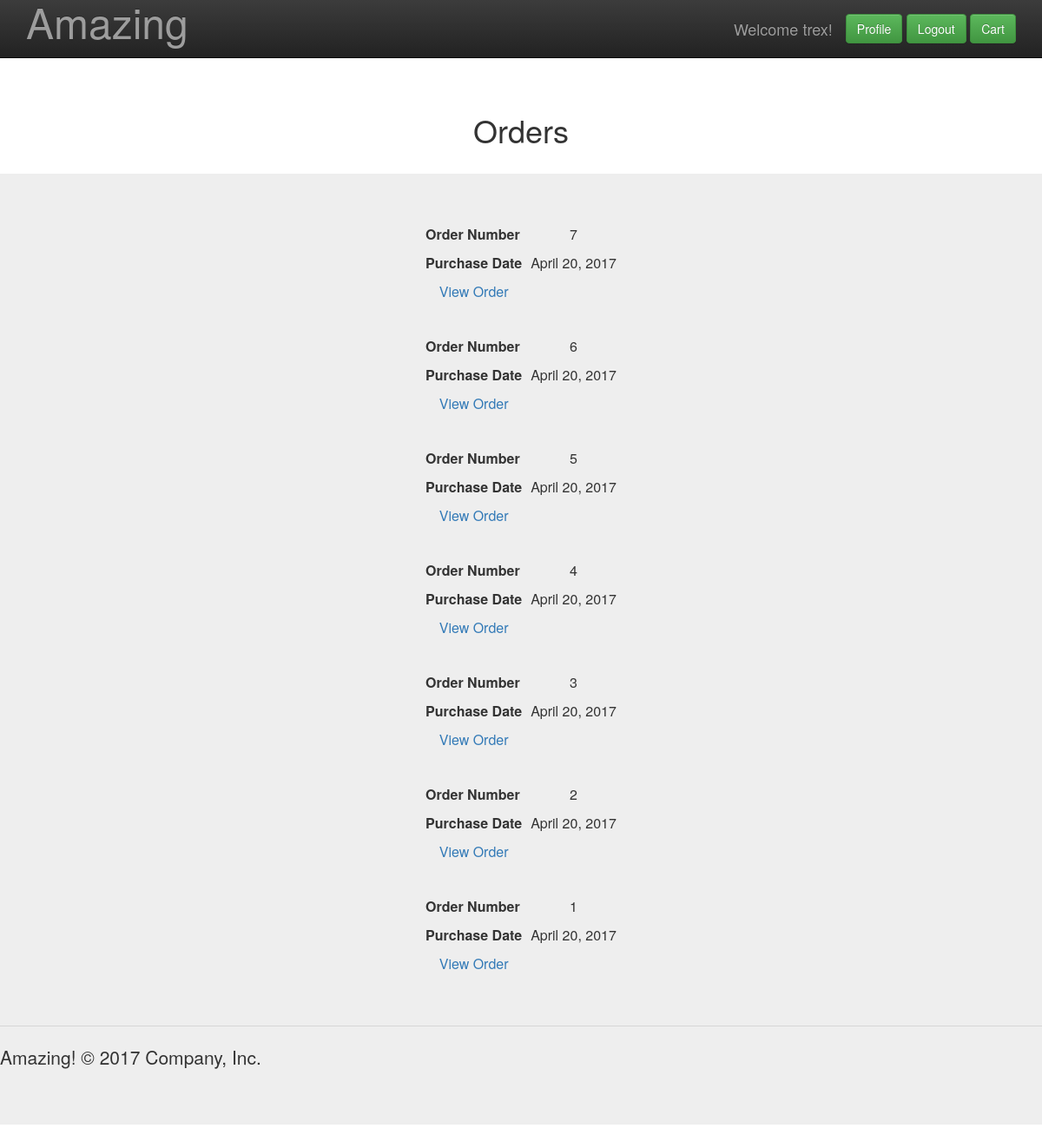
The page /profile/view-orders (signed in) on the database as committed earlier.
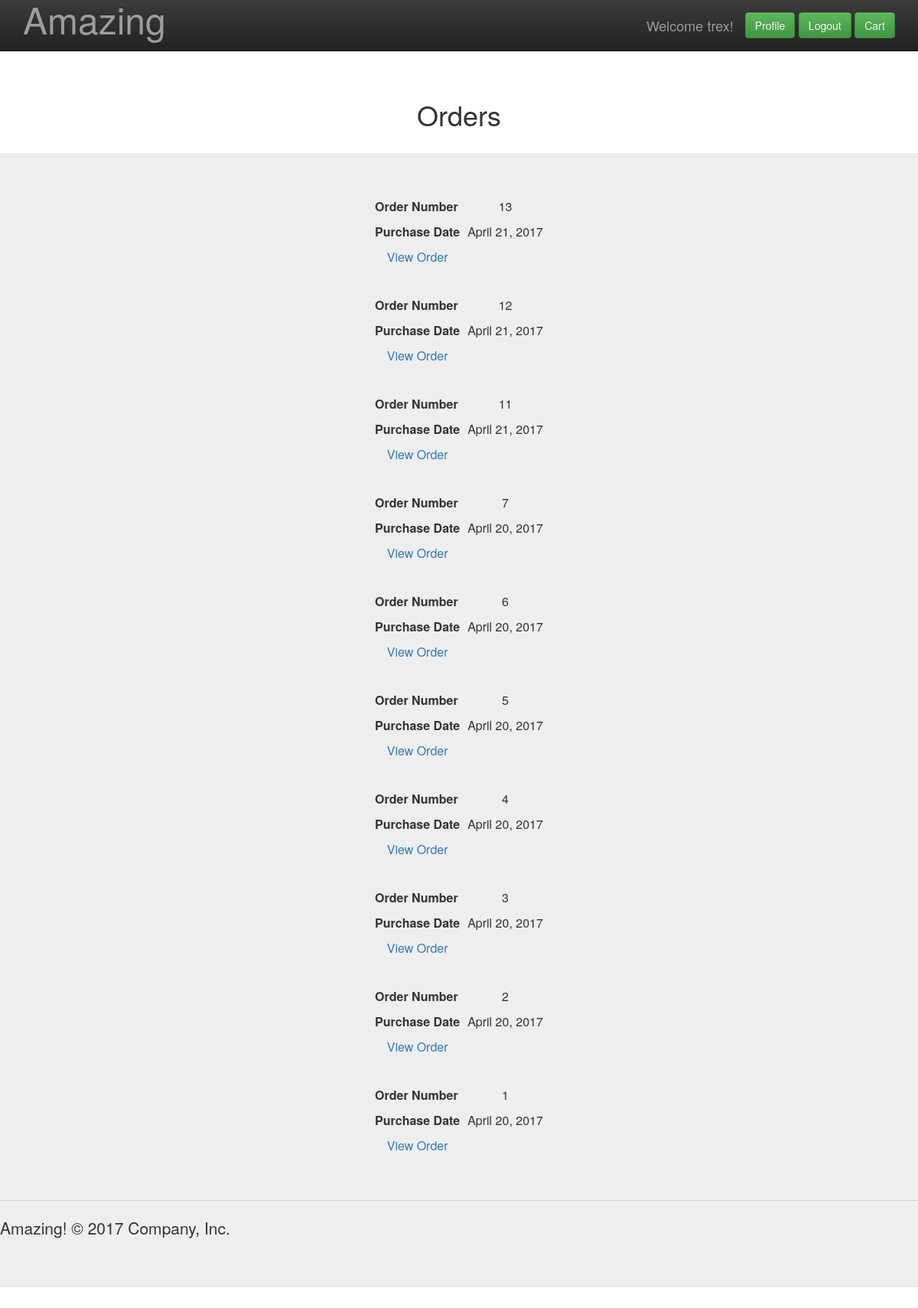
The same page on the database as committed later.
### user_profile/models.py (models this page shows, shortened)
class Order(models.Model):
	user = models.ForeignKey(User,on_delete=models.CASCADE)
	purchase_date = models.DateField(auto_now_add=True)
	address = models.CharField(max_length=100, blank=True)
	city = models.CharField(max_length=100, blank=True)
	state = models.CharField(max_length=100, blank=True)
	zip_code = models.CharField(max_length=100, blank=True)
	card_number = models.IntegerField(null=True)
	card_name = models.CharField(max_length=100, blank=True)
	card_month = models.IntegerField(null=True)
	card_year = models.IntegerField(null=True)

### user_profile/views.py (the view)
def view_orders(request):
	orders = Order.objects.filter(user=request.user)
	orders = sorted(orders, key=operator.attrgetter('pk'), reverse=True)
	return render(request, 'vieworders.html', {'orders':orders})

### templates/vieworders.html (shortened to what this page needs)
{% load staticfiles %}
{% load humanize %}
<link rel="stylesheet" href="https://maxcdn.bootstrapcdn.com/bootstrap/3.3.7/css/bootstrap.min.css">
<link rel="stylesheet" href="https://maxcdn.bootstrapcdn.com/bootstrap/3.3.7/css/bootstrap-theme.min.css">
<!DOCTYPE html>
<html lang="en">
  <head>
    <link href="../../assets/css/ie10-viewport-bug-workaround.css" rel="stylesheet">
    <link href="/static/css/jumbotron.css" rel="stylesheet">
  </head>
  <body>
    <nav class="navbar navbar-inverse navbar-fixed-top">
      <div class="container">
        <div class="navbar-header">
          <a class="navbar-brand" href="/">
      <font size = "18">Amazing</font>
      </a>
        </div>
        <div id="navbar" class="navbar-collapse collapse">
          <form class="navbar-form navbar-right">
            <form method="POST" action="{}">
              <div class="form-group">
                {% if user.is_authenticated %}
                  <table>
                    <tr>
                      <td><a class="navbar-brand text-center" href="{% url 'profile' %}">Welcome {{ user.username }}!</a></td>
                      <td><a class="btn btn-success" href="{% url 'profile' %}" role="button">Profile</a></td>
                      <td>&nbsp;</td>
                      <td> <a class="btn btn-success" href="{% url 'logout' %}" role="button">Logout</a></td>
                      <td>&nbsp;</td>
                      <td> <a class="btn btn-success" href="{% url 'cart' %}" role="button">Cart</a></td>
                    </tr>
                  </table>
                {% else %}
                  <a class="btn btn-success" href="{% url 'login' %}" role="button">Sign In</a>
                {% endif %}
              </div>
            </form>
          </form>
      </div>
    </nav>
  <div class="SearchColumn">
    <br>
    <br>
    <div class="container text-center">
      <br>
      <h1>Orders</h1>
      <br>
    </div>
  </div>
  <div class="jumbotron">
    <div class="container text-center">
      <table class="center" style="border-collapse: separate; border-spacing: 10px;">
      {% for order in orders %}
        <tr>
          <th align="center">Order Number</th>
          <td align="center">{{order.pk}}</td>
        </tr>
        <tr>
          <th align="center">Purchase Date</th>
          <td align="center">{{order.purchase_date}}</td>
        </tr>
        <tr>
          <td align="center"><a href="{% url 'order' %}?id={{order.pk | urlencode}}">View Order</a></td>
        </tr>
      {% endfor %}
      </table>
    </div>
    <hr>
    <footer>
      <p>Amazing! &copy; 2017 Company, Inc.</p>
    </footer>
  </div>
  </body>
</html>

Rows that differ between the two databases and show on the page:
added Order: pk "13", purchase_date "April 21, 2017"
added Order: pk "12", purchase_date "April 21, 2017"
added Order: pk "11", purchase_date "April 21, 2017"
